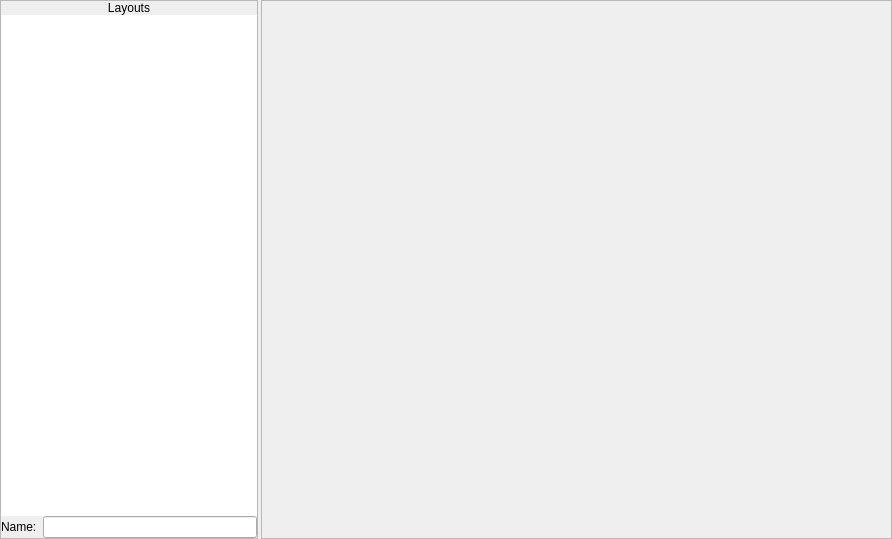
<?xml version="1.0" encoding="UTF-8"?>
<ui version="4.0">
 <class>Database_ScreenLayouts</class>
 <widget class="QWidget" name="Database_ScreenLayouts">
  <property name="geometry">
   <rect>
    <x>0</x>
    <y>0</y>
    <width>892</width>
    <height>539</height>
   </rect>
  </property>
  <property name="minimumSize">
   <size>
    <width>892</width>
    <height>539</height>
   </size>
  </property>
  <property name="maximumSize">
   <size>
    <width>892</width>
    <height>539</height>
   </size>
  </property>
  <property name="windowTitle">
   <string>Screen Layouts Tab</string>
  </property>
  <property name="windowIcon">
   <iconset resource="gui_icons.qrc">
    <normaloff>:/icons/openrpgmaker.png</normaloff>:/icons/openrpgmaker.png</iconset>
  </property>
  <property name="styleSheet">
   <string notr="true">.QFrame
{
	border-width: 1px;
	border-style: solid;
	border-color: palette(window-text);
}

.QFrame&gt;QLabel
{
	border-width: 0px;
	background-color: palette(window-text);
	color: palette(window);
	font-weight: bold;
}

.QFrame&gt;QCheckBox
{
	background-color: palette(window-text);
	border-width: 0px;
	border-style: none;
	color: palette(window);
	spacing: 3px;
	font-weight: bold;
	padding: 0px 0px 0px 3px;
}

.QFrame&gt;QCheckBox::indicator
{
	min-width: 8px;
	max-width: 8px;
	min-height: 8px;
	max-height: 8px;
	width: 8px;
	height: 8px;
	border-width: 2px;
	border-radius: 0px;
	border-style: ridge;
	border-color: palette(mid);
}

.QFrame&gt;QCheckBox::indicator:unchecked
{
	background-color: palette(base);
}

.QFrame&gt;QCheckBox::indicator:checked
{
	background-color: palette(window-text);
}

.QFrame&gt;QCheckBox::indicator:hover
{
	border-color: palette(highlight);
}</string>
  </property>
  <layout class="QHBoxLayout" name="horizontalLayout">
   <property name="spacing">
    <number>3</number>
   </property>
   <property name="margin">
    <number>0</number>
   </property>
   <item>
    <widget class="QFrame" name="frame">
     <property name="frameShape">
      <enum>QFrame::StyledPanel</enum>
     </property>
     <property name="frameShadow">
      <enum>QFrame::Raised</enum>
     </property>
     <layout class="QVBoxLayout" name="verticalLayout">
      <property name="spacing">
       <number>0</number>
      </property>
      <property name="margin">
       <number>0</number>
      </property>
      <item>
       <widget class="QLabel" name="label">
        <property name="sizePolicy">
         <sizepolicy hsizetype="Preferred" vsizetype="Fixed">
          <horstretch>0</horstretch>
          <verstretch>0</verstretch>
         </sizepolicy>
        </property>
        <property name="text">
         <string>Layouts</string>
        </property>
        <property name="alignment">
         <set>Qt::AlignCenter</set>
        </property>
       </widget>
      </item>
      <item>
       <widget class="QWidget" name="widget" native="true">
        <layout class="QVBoxLayout" name="verticalLayout_2">
         <property name="spacing">
          <number>0</number>
         </property>
         <property name="margin">
          <number>0</number>
         </property>
         <item>
          <widget class="QTreeWidget" name="twLayouts">
           <property name="sizePolicy">
            <sizepolicy hsizetype="Fixed" vsizetype="Expanding">
             <horstretch>0</horstretch>
             <verstretch>0</verstretch>
            </sizepolicy>
           </property>
           <property name="contextMenuPolicy">
            <enum>Qt::CustomContextMenu</enum>
           </property>
           <property name="frameShape">
            <enum>QFrame::NoFrame</enum>
           </property>
           <property name="editTriggers">
            <set>QAbstractItemView::NoEditTriggers</set>
           </property>
           <attribute name="headerVisible">
            <bool>false</bool>
           </attribute>
           <column>
            <property name="text">
             <string>1</string>
            </property>
           </column>
          </widget>
         </item>
         <item>
          <widget class="QWidget" name="wMenuName" native="true">
           <layout class="QHBoxLayout" name="horizontalLayout_2">
            <property name="spacing">
             <number>6</number>
            </property>
            <property name="margin">
             <number>0</number>
            </property>
            <item>
             <widget class="QLabel" name="label_2">
              <property name="text">
               <string>Name:</string>
              </property>
             </widget>
            </item>
            <item>
             <widget class="QLineEdit" name="leMenuName"/>
            </item>
           </layout>
          </widget>
         </item>
        </layout>
       </widget>
      </item>
     </layout>
    </widget>
   </item>
   <item>
    <widget class="QStackedWidget" name="stackedWidget">
     <property name="sizePolicy">
      <sizepolicy hsizetype="Expanding" vsizetype="Preferred">
       <horstretch>0</horstretch>
       <verstretch>0</verstretch>
      </sizepolicy>
     </property>
     <property name="minimumSize">
      <size>
       <width>631</width>
       <height>539</height>
      </size>
     </property>
     <property name="maximumSize">
      <size>
       <width>631</width>
       <height>539</height>
      </size>
     </property>
     <property name="currentIndex">
      <number>4</number>
     </property>
     <widget class="ScreenLayouts_BattleLayout" name="wBattleLayout"/>
     <widget class="ScreenLayouts_TitleMenu" name="wTitleMenuLayout"/>
     <widget class="ScreenLayouts_PopupMenu" name="wPopupMenuLayout"/>
     <widget class="ScreenLayouts_MainMenu" name="wMainMenuLayout"/>
     <widget class="QWidget" name="wBlankPage">
      <layout class="QVBoxLayout" name="verticalLayout_3">
       <property name="spacing">
        <number>0</number>
       </property>
       <property name="margin">
        <number>0</number>
       </property>
       <item>
        <widget class="QFrame" name="frame_2">
         <property name="frameShape">
          <enum>QFrame::StyledPanel</enum>
         </property>
         <property name="frameShadow">
          <enum>QFrame::Raised</enum>
         </property>
        </widget>
       </item>
      </layout>
     </widget>
    </widget>
   </item>
  </layout>
  <action name="aNewMainMenu">
   <property name="icon">
    <iconset resource="gui_icons.qrc">
     <normaloff>:/icons/filenew.png</normaloff>:/icons/filenew.png</iconset>
   </property>
   <property name="text">
    <string>New Main Menu</string>
   </property>
   <property name="toolTip">
    <string>New Main Menu</string>
   </property>
  </action>
  <action name="aDeleteMenu">
   <property name="icon">
    <iconset resource="gui_icons.qrc">
     <normaloff>:/icons/editdelete.png</normaloff>:/icons/editdelete.png</iconset>
   </property>
   <property name="text">
    <string>Delete Menu</string>
   </property>
   <property name="toolTip">
    <string>Delete Menu</string>
   </property>
  </action>
  <action name="aNewPopupMenu">
   <property name="icon">
    <iconset resource="gui_icons.qrc">
     <normaloff>:/icons/filenew.png</normaloff>:/icons/filenew.png</iconset>
   </property>
   <property name="text">
    <string>New Popup Menu</string>
   </property>
   <property name="toolTip">
    <string>New Popup Menu</string>
   </property>
  </action>
 </widget>
 <customwidgets>
  <customwidget>
   <class>ScreenLayouts_BattleLayout</class>
   <extends>QWidget</extends>
   <header>screenlayouts_battlelayout.h</header>
   <container>1</container>
  </customwidget>
  <customwidget>
   <class>ScreenLayouts_PopupMenu</class>
   <extends>QWidget</extends>
   <header>screenlayouts_popupmenu.h</header>
   <container>1</container>
  </customwidget>
  <customwidget>
   <class>ScreenLayouts_MainMenu</class>
   <extends>QWidget</extends>
   <header>screenlayouts_mainmenu.h</header>
   <container>1</container>
  </customwidget>
  <customwidget>
   <class>ScreenLayouts_TitleMenu</class>
   <extends>QWidget</extends>
   <header>screenlayouts_titlemenu.h</header>
   <container>1</container>
  </customwidget>
 </customwidgets>
 <resources>
  <include location="gui_icons.qrc"/>
 </resources>
 <connections/>
</ui>
